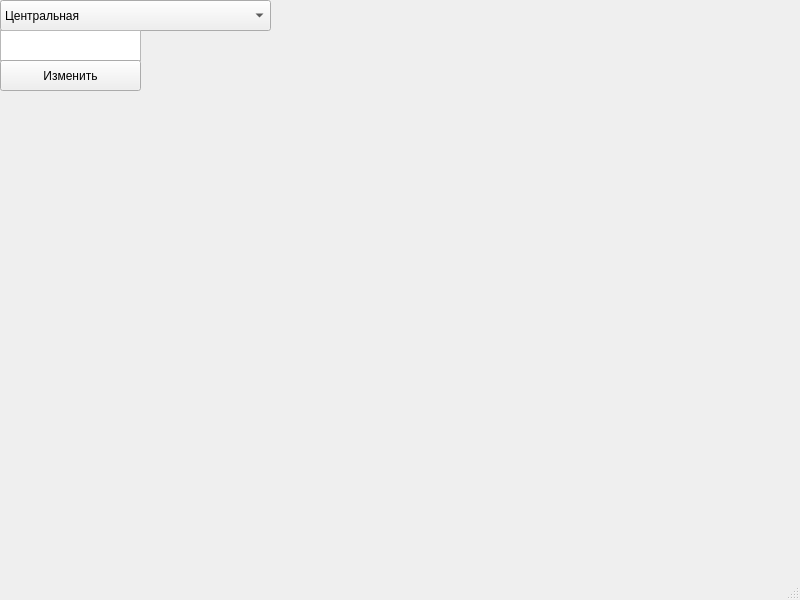
<?xml version="1.0" encoding="UTF-8"?>
<ui version="4.0">
 <class>MainWindow</class>
 <widget class="QMainWindow" name="MainWindow">
  <property name="geometry">
   <rect>
    <x>0</x>
    <y>0</y>
    <width>800</width>
    <height>600</height>
   </rect>
  </property>
  <property name="windowTitle">
   <string>MainWindow</string>
  </property>
  <widget class="QWidget" name="centralwidget">
   <widget class="QComboBox" name="comboBox">
    <property name="geometry">
     <rect>
      <x>0</x>
      <y>0</y>
      <width>271</width>
      <height>31</height>
     </rect>
    </property>
    <property name="currentIndex">
     <number>0</number>
    </property>
    <item>
     <property name="text">
      <string>Центральная</string>
     </property>
    </item>
    <item>
     <property name="text">
      <string>Косоугольная кабинетная</string>
     </property>
    </item>
    <item>
     <property name="text">
      <string>Косоугольная свободная</string>
     </property>
    </item>
    <item>
     <property name="text">
      <string>Прямоугольная диметрия</string>
     </property>
    </item>
    <item>
     <property name="text">
      <string>Прямоугольная изометрия</string>
     </property>
    </item>
   </widget>
   <widget class="QTextEdit" name="textEdit">
    <property name="geometry">
     <rect>
      <x>0</x>
      <y>30</y>
      <width>141</width>
      <height>31</height>
     </rect>
    </property>
   </widget>
   <widget class="QPushButton" name="pushButton">
    <property name="geometry">
     <rect>
      <x>0</x>
      <y>60</y>
      <width>141</width>
      <height>31</height>
     </rect>
    </property>
    <property name="text">
     <string>Изменить</string>
    </property>
   </widget>
  </widget>
  <widget class="QMenuBar" name="menubar">
   <property name="geometry">
    <rect>
     <x>0</x>
     <y>0</y>
     <width>800</width>
     <height>24</height>
    </rect>
   </property>
  </widget>
  <widget class="QStatusBar" name="statusbar"/>
 </widget>
 <resources/>
 <connections/>
</ui>
